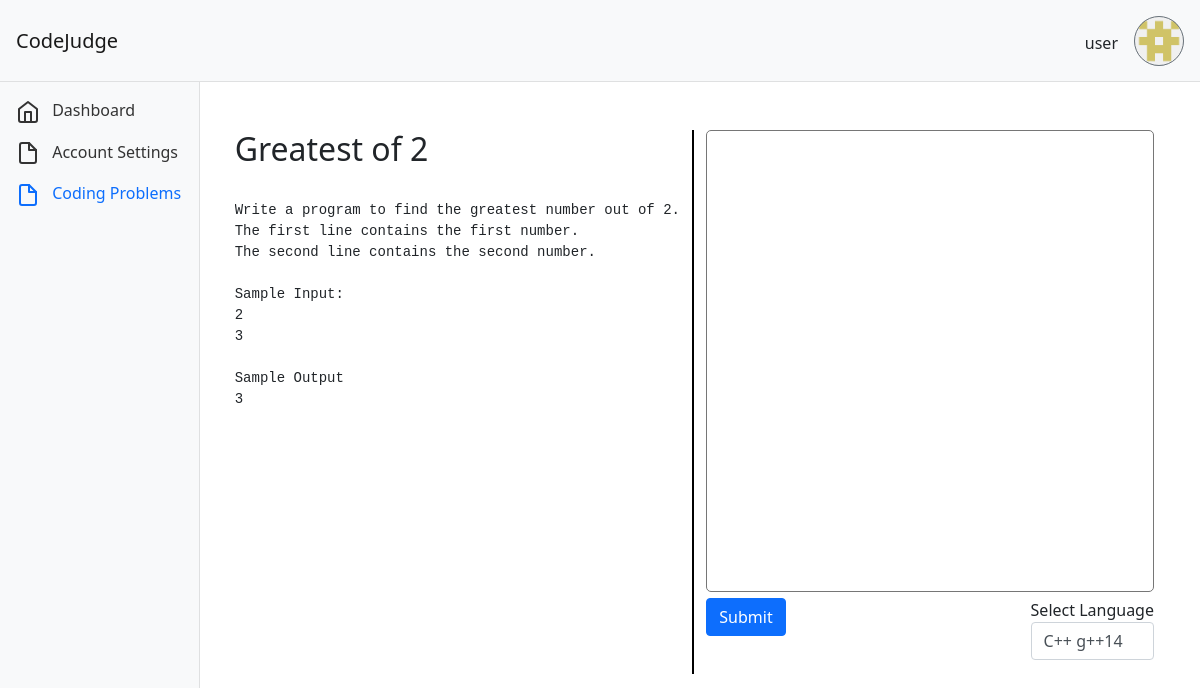
/view_problem.php?pid=3 (signed in), run on the app's committed database.
### tables this page shows
CREATE TABLE `user` (
  `uid` int(11) NOT NULL,
  `username` varchar(20) NOT NULL,
  `password` varchar(60) NOT NULL,
  `email` varchar(50) NOT NULL
);

CREATE TABLE `problems` (
  `pid` int(11) NOT NULL,
  `problem_title` varchar(100) NOT NULL,
  `problem_statement` varchar(2000) NOT NULL,
  `testcase_input1` varchar(500) NOT NULL,
  `testcase_output1` varchar(500) NOT NULL,
  `testcase_input2` varchar(500) NOT NULL,
  `testcase_output2` varchar(500) NOT NULL
);

### view_problem.php (the view, shortened to what this page needs)
<?php
    require_once("backend/dbconn.php");
    $uid = $_SESSION["uid"];
    $sql = "SELECT `uid`, `username`, `password`, `email` FROM `user` WHERE `uid`=?";
    $res = $conn->prepare($sql);
    $res->execute([$uid]);
    $ans = $res->fetch(PDO::FETCH_ASSOC);
    $sql2 = "SELECT * FROM problems where pid=?";
    $res2 = $conn->prepare($sql2);
    $res2->execute([$_REQUEST['pid']]);
    $ans2 = $res2->fetch(PDO::FETCH_ASSOC);
?>
<!DOCTYPE html>
<html lang="en">
<head>
    <link rel="stylesheet" href="css/bootstrap.min.css">
    <link rel="stylesheet" href="css/chartist.min.css">
    <link rel="stylesheet" href="css/main.css">
</head>
<body>
    <nav class="navbar navbar-light bg-light p-3">
        <div class="d-flex col-12 col-md-3 col-lg-2 mb-2 mb-lg-0 flex-wrap flex-md-nowrap justify-content-between">
            <a class="navbar-brand" href="#">
                CodeJudge
            </a>
        </div>
        <div class="col-12 col-md-5 col-lg-6 d-flex align-items-center justify-content-md-end mt-3 mt-md-0">
            <div class="mr-3 mt-1">
              <?php echo $ans["username"] ?>
            </div>
            <div class="dropdown">
                <button class="btn btn-secondary" type="button" id="dropdownMenuButton" data-toggle="dropdown" aria-expanded="false">
                </button>
              </div>
        </div>
    </nav>
    <div class="container full-problem">
        <div class="row" style="height:100%;">
            <nav id="sidebar" class="col-md-3 col-lg-2 d-md-block bg-light sidebar collapse">
                <div class="position-sticky">
                    <ul class="nav flex-column">
                        <li class="nav-item">
                          <a class="nav-link" aria-current="page" href="index.php">
                            <span class="ml-2">Dashboard</span>
                          </a>
                        </li>
                        <li class="nav-item">
                          <a class="nav-link" href="account.php">
                            <span class="ml-2">Account Settings</span>
                          </a>
                        </li>
                        <li class="nav-item">
                            <a class="nav-link active" href="problems.php">
                              <span class="ml-2">Coding Problems</span>
                            </a>
                        </li>
                      </ul>
                </div>
            </nav>
            <main class="col-md-9 ml-sm-auto col-lg-10 py-5" style="height:100%;">
                <div class="row" style="height:100%;">
                    <div class="col-6 col-xl-6 mb-4 mb-lg-0" style="border-right: 2px solid black;">
                        <?php
                          echo '
                            <h1 class="h2">'.$ans2["problem_title"].'</h1>
                            <br/><pre>'
                            .$ans2["problem_statement"].'</pre>';
                        ?>
                    </div>
                    <div class="col-6 col-xl-6 mb-4 mb-lg-0">
                        <textarea class="text_area" id="source_code" onkeydown="if(event.keyCode===9){var v=this.value,s=this.selectionStart,e=this.selectionEnd;this.value=v.substring(0, s)+'\t'+v.substring(e);this.selectionStart=this.selectionEnd=s+1;return false;}"></textarea>
                        <button type="submit" class="btn btn-primary" id="execute" value=<?php echo $ans2['pid']; ?>>Submit</button>
                        <form style="float: right;">
                            <div class="form-group">
                              <label for="languageSelect">Select Language</label>
                              <select class="form-control" id="languageSelect">
                                <option value="Cpp">C++ g++14</option>
                              </select>
                            </div>
                          </form>
                    </div>
                </div>
            </main>
        </div>
    </div>
</body>
</html>

### css/main.css (style rules this page uses)
.sidebar { position: fixed; top: 0; bottom: 0; left: 0; z-index: 100; padding: 90px 0 0; box-shadow: inset -1px 0 0 rgba(0, 0, 0, .1); z-index: 99; }
.navbar { box-shadow: inset 0 -1px 0 rgba(0, 0, 0, .1); }
@media (min-width: 767.98px) { .navbar { top: 0; position: sticky; z-index: 999; } }
.sidebar .nav-link { color: #333; }
.sidebar .nav-link.active { color: #0d6efd; }
#dropdownMenuButton { border-radius: 100%; background-image: url('../img/img.png'); background-size: cover; background-repeat: no-repeat; width: 50px; height: 50px; }
.full-problem { height:80vh; }
.text_area { height: 85%; width:100%; border-radius: 5px; overflow-y: scroll; resize:none; }

### data on the page
user: username "user"
problems: problem_title "Greatest of 2", problem_statement "Write a program to find the greatest number out of 2. The first line contains the first number. The second line contains the second number. Sample Input: 2 3 Sample Output 3"
